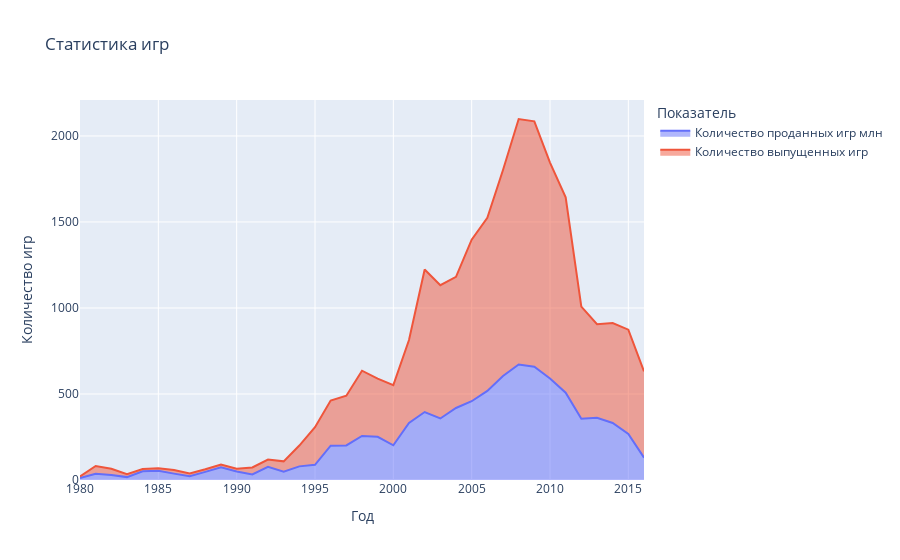

Notebook cell for this chart:
### Markdown cell above
## Шаг 3. Исследовательский анализ данных

### Code cell
Sales = df.groupby('year_of_release')['total_sales'].sum().reset_index()
Sales.columns = ['year_of_release', 'total_sales']
Number = df.groupby('year_of_release')['name'].count().reset_index()
Number.columns = ['year_of_release', 'num_games']

# Объединение данных для удобства построения графика
merged_df = pd.merge(Sales, Number, on='year_of_release')

# Создание графика с помощью plotly.express
fig = px.area(merged_df, x='year_of_release', y=['total_sales', 'num_games'], labels={
    'year_of_release': 'Год',
    'value': 'Количество игр',
    'variable': 'Показатель'
}, title='Статистика игр')

# Переименование легенды
fig.for_each_trace(lambda t: t.update(name={'total_sales': 'Количество проданных игр млн', 'num_games': 'Количество выпущенных игр'}[t.name]))

# Показ графика
fig.show()

### Figure 1 — Plotly figure (JSON) as saved in the notebook; plotly's stock layout.template omitted (floating-point values rounded to 4 significant figures)
{"data": [{"fillpattern": {"shape": ""}, "hovertemplate": "Показатель=total_sales<br>Год=%{x}<br>Количество игр=%{y}<extra></extra>", "legendgroup": "total_sales", "line": {"color": "#636efa"}, "marker": {"symbol": "circle"}, "mode": "lines", "name": "Количество проданных игр млн", "orientation": "v", "showlegend": true, "stackgroup": "1", "type": "scatter", "x": [1980, 1981, 1982, 1983, 1984, 1985, 1986, 1987, 1988, 1989, 1990, 1991, 1992, 1993, 1994, 1995, 1996, 1997, 1998, 1999, 2000, 2001, 2002, 2003, 2004, 2005, 2006, 2007, 2008, 2009, 2010, 2011, 2012, 2013, 2014, 2015, 2016], "xaxis": "x", "y": [11.38, 35.68, 28.88, 16.8, 50.35, 53.95, 37.08, 21.7, 47.21, 73.45, 49.37, 32.23, 76.16, 48.38, 79.23, 88.12, 199.2, 201.1, 256.3, 251.1, 201.7, 331.5, 395.0, 357.5, 418.7, 457.8, 517.7, 604.8, 671.5, 658.8, 590.1, 507.6, 355.8, 361.2, 331.5, 268.0, 129.9], "yaxis": "y"}, {"fillpattern": {"shape": ""}, "hovertemplate": "Показатель=num_games<br>Год=%{x}<br>Количество игр=%{y}<extra></extra>", "legendgroup": "num_games", "line": {"color": "#EF553B"}, "marker": {"symbol": "circle"}, "mode": "lines", "name": "Количество выпущенных игр", "orientation": "v", "showlegend": true, "stackgroup": "1", "type": "scatter", "x": [1980, 1981, 1982, 1983, 1984, 1985, 1986, 1987, 1988, 1989, 1990, 1991, 1992, 1993, 1994, 1995, 1996, 1997, 1998, 1999, 2000, 2001, 2002, 2003, 2004, 2005, 2006, 2007, 2008, 2009, 2010, 2011, 2012, 2013, 2014, 2015, 2016], "xaxis": "x", "y": [9, 46, 36, 17, 14, 14, 21, 16, 15, 17, 16, 41, 43, 60, 121, 219, 263, 289, 379, 338, 350, 482, 829, 775, 762, 939, 1006, 1197, 1427, 1426, 1255, 1136, 652, 544, 581, 606, 502], "yaxis": "y"}], "layout": {"autosize": true, "legend": {"title": {"text": "Показатель"}, "tracegroupgap": 0}, "title": {"text": "Статистика игр"}, "xaxis": {"anchor": "y", "autorange": true, "domain": [0, 1], "range": [1980, 2016], "title": {"text": "Год"}, "type": "linear"}, "yaxis": {"anchor": "x", "autorange": true, "domain": [0, 1], "range": [0, 2209.0], "title": {"text": "Количество игр"}, "type": "linear"}}}
